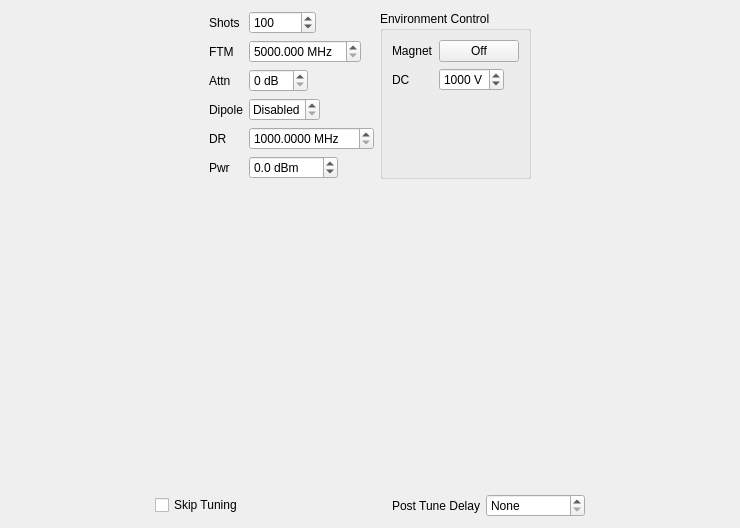
<?xml version="1.0" encoding="UTF-8"?>
<ui version="4.0">
 <class>SingleScanWidget</class>
 <widget class="QWidget" name="SingleScanWidget">
  <property name="geometry">
   <rect>
    <x>0</x>
    <y>0</y>
    <width>740</width>
    <height>528</height>
   </rect>
  </property>
  <property name="windowTitle">
   <string>Single Scan</string>
  </property>
  <layout class="QVBoxLayout" name="verticalLayout" stretch="0,1,0">
   <item>
    <layout class="QHBoxLayout" name="horizontalLayout">
     <item>
      <spacer name="horizontalSpacer">
       <property name="orientation">
        <enum>Qt::Horizontal</enum>
       </property>
       <property name="sizeHint" stdset="0">
        <size>
         <width>40</width>
         <height>20</height>
        </size>
       </property>
      </spacer>
     </item>
     <item>
      <layout class="QFormLayout" name="formLayout">
       <property name="fieldGrowthPolicy">
        <enum>QFormLayout::ExpandingFieldsGrow</enum>
       </property>
       <item row="0" column="0">
        <widget class="QLabel" name="shotsLabel">
         <property name="text">
          <string>Shots</string>
         </property>
        </widget>
       </item>
       <item row="0" column="1">
        <widget class="QSpinBox" name="ssShotsSpinBox">
         <property name="minimum">
          <number>1</number>
         </property>
         <property name="maximum">
          <number>2147483647</number>
         </property>
         <property name="singleStep">
          <number>100</number>
         </property>
         <property name="value">
          <number>100</number>
         </property>
        </widget>
       </item>
       <item row="1" column="0">
        <widget class="QLabel" name="fTMLabel">
         <property name="text">
          <string>FTM</string>
         </property>
        </widget>
       </item>
       <item row="1" column="1">
        <widget class="QDoubleSpinBox" name="ssFtmDoubleSpinBox">
         <property name="keyboardTracking">
          <bool>false</bool>
         </property>
         <property name="suffix">
          <string> MHz</string>
         </property>
         <property name="decimals">
          <number>3</number>
         </property>
         <property name="minimum">
          <double>5000.000000000000000</double>
         </property>
         <property name="maximum">
          <double>43501.000000000000000</double>
         </property>
         <property name="singleStep">
          <double>0.400000000000000</double>
         </property>
        </widget>
       </item>
       <item row="2" column="0">
        <widget class="QLabel" name="attnLabel">
         <property name="text">
          <string>Attn</string>
         </property>
        </widget>
       </item>
       <item row="2" column="1">
        <widget class="QSpinBox" name="ssAttnSpinBox">
         <property name="keyboardTracking">
          <bool>false</bool>
         </property>
         <property name="suffix">
          <string> dB</string>
         </property>
         <property name="maximum">
          <number>70</number>
         </property>
        </widget>
       </item>
       <item row="3" column="0">
        <widget class="QLabel" name="label_3">
         <property name="text">
          <string>Dipole</string>
         </property>
        </widget>
       </item>
       <item row="3" column="1">
        <widget class="QDoubleSpinBox" name="dipoleDoubleSpinBox">
         <property name="specialValueText">
          <string>Disabled</string>
         </property>
         <property name="suffix">
          <string> D</string>
         </property>
         <property name="maximum">
          <double>10.000000000000000</double>
         </property>
         <property name="singleStep">
          <double>0.100000000000000</double>
         </property>
         <property name="value">
          <double>0.000000000000000</double>
         </property>
        </widget>
       </item>
       <item row="4" column="0">
        <widget class="QLabel" name="dRLabel">
         <property name="text">
          <string>DR</string>
         </property>
        </widget>
       </item>
       <item row="4" column="1">
        <widget class="QDoubleSpinBox" name="ssDrDoubleSpinBox">
         <property name="keyboardTracking">
          <bool>false</bool>
         </property>
         <property name="suffix">
          <string> MHz</string>
         </property>
         <property name="decimals">
          <number>4</number>
         </property>
         <property name="minimum">
          <double>1000.000000000000000</double>
         </property>
         <property name="maximum">
          <double>1000000.000000000000000</double>
         </property>
        </widget>
       </item>
       <item row="5" column="0">
        <widget class="QLabel" name="pwrLabel_2">
         <property name="text">
          <string>Pwr</string>
         </property>
        </widget>
       </item>
       <item row="5" column="1">
        <widget class="QDoubleSpinBox" name="ssPwrDoubleSpinBox">
         <property name="keyboardTracking">
          <bool>false</bool>
         </property>
         <property name="suffix">
          <string> dBm</string>
         </property>
         <property name="decimals">
          <number>1</number>
         </property>
         <property name="minimum">
          <double>-100.000000000000000</double>
         </property>
        </widget>
       </item>
      </layout>
     </item>
     <item>
      <widget class="QGroupBox" name="environmentControlBox">
       <property name="title">
        <string>Environment Control</string>
       </property>
       <layout class="QFormLayout" name="formLayout_3">
        <property name="fieldGrowthPolicy">
         <enum>QFormLayout::ExpandingFieldsGrow</enum>
        </property>
        <item row="0" column="0">
         <widget class="QLabel" name="label_25">
          <property name="text">
           <string>Magnet</string>
          </property>
         </widget>
        </item>
        <item row="0" column="1">
         <widget class="QPushButton" name="magnetOnOffButton">
          <property name="text">
           <string>Off</string>
          </property>
          <property name="checkable">
           <bool>true</bool>
          </property>
         </widget>
        </item>
        <item row="1" column="0">
         <widget class="QLabel" name="dCLabel">
          <property name="text">
           <string>DC</string>
          </property>
         </widget>
        </item>
        <item row="1" column="1">
         <widget class="QSpinBox" name="dcControlSpinBox">
          <property name="enabled">
           <bool>true</bool>
          </property>
          <property name="suffix">
           <string> V</string>
          </property>
          <property name="maximum">
           <number>2000</number>
          </property>
          <property name="singleStep">
           <number>20</number>
          </property>
          <property name="value">
           <number>1000</number>
          </property>
         </widget>
        </item>
       </layout>
      </widget>
     </item>
     <item>
      <spacer name="horizontalSpacer_2">
       <property name="orientation">
        <enum>Qt::Horizontal</enum>
       </property>
       <property name="sizeHint" stdset="0">
        <size>
         <width>40</width>
         <height>20</height>
        </size>
       </property>
      </spacer>
     </item>
    </layout>
   </item>
   <item>
    <widget class="PulseConfigWidget" name="pulseConfigWidget" native="true"/>
   </item>
   <item>
    <layout class="QHBoxLayout" name="horizontalLayout_2">
     <item>
      <spacer name="horizontalSpacer_3">
       <property name="orientation">
        <enum>Qt::Horizontal</enum>
       </property>
       <property name="sizeHint" stdset="0">
        <size>
         <width>40</width>
         <height>20</height>
        </size>
       </property>
      </spacer>
     </item>
     <item>
      <widget class="QCheckBox" name="skipTuneCheckBox">
       <property name="toolTip">
        <string>If checked, the cavity will not be tuned prior to this scan. The cavity voltage will just be measured.</string>
       </property>
       <property name="text">
        <string>Skip Tuning</string>
       </property>
       <property name="checked">
        <bool>false</bool>
       </property>
      </widget>
     </item>
     <item>
      <spacer name="horizontalSpacer_4">
       <property name="orientation">
        <enum>Qt::Horizontal</enum>
       </property>
       <property name="sizeHint" stdset="0">
        <size>
         <width>40</width>
         <height>20</height>
        </size>
       </property>
      </spacer>
     </item>
     <item>
      <widget class="QLabel" name="label">
       <property name="text">
        <string>Post Tune Delay</string>
       </property>
      </widget>
     </item>
     <item>
      <widget class="QSpinBox" name="postTuneDelayBox">
       <property name="specialValueText">
        <string>None</string>
       </property>
       <property name="suffix">
        <string> shots</string>
       </property>
       <property name="maximum">
        <number>100000</number>
       </property>
      </widget>
     </item>
     <item>
      <spacer name="horizontalSpacer_5">
       <property name="orientation">
        <enum>Qt::Horizontal</enum>
       </property>
       <property name="sizeHint" stdset="0">
        <size>
         <width>40</width>
         <height>20</height>
        </size>
       </property>
      </spacer>
     </item>
    </layout>
   </item>
  </layout>
 </widget>
 <customwidgets>
  <customwidget>
   <class>PulseConfigWidget</class>
   <extends>QWidget</extends>
   <header location="global">pulseconfigwidget.h</header>
   <container>1</container>
  </customwidget>
 </customwidgets>
 <tabstops>
  <tabstop>ssShotsSpinBox</tabstop>
  <tabstop>ssFtmDoubleSpinBox</tabstop>
  <tabstop>ssAttnSpinBox</tabstop>
  <tabstop>ssDrDoubleSpinBox</tabstop>
  <tabstop>ssPwrDoubleSpinBox</tabstop>
 </tabstops>
 <resources/>
 <connections/>
</ui>
